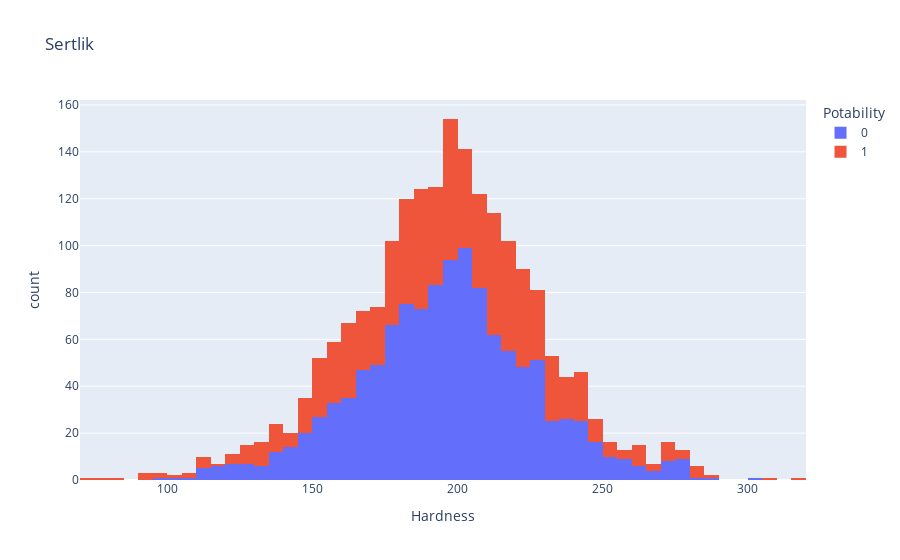

This figure's notebook cell:
### Code cell
figure = px.histogram(df, x = "Hardness", 
                      color = "Potability", 
                      title= "Sertlik")
figure.show()

### Figure 1 — Plotly figure (JSON) as saved in the notebook; plotly's stock layout.template omitted (floating-point values rounded to 4 significant figures; data arrays with more than 128 entries replaced by an {"elided": "..."} marker saying what was removed)
{"data": [{"alignmentgroup": "True", "bingroup": "x", "hovertemplate": "Potability=0<br>Hardness=%{x}<br>count=%{y}<extra></extra>", "legendgroup": "0", "marker": {"color": "#636efa", "pattern": {"shape": ""}}, "name": "0", "offsetgroup": "0", "orientation": "v", "showlegend": true, "type": "histogram", "x": {"elided": "1200 float values"}, "xaxis": "x", "yaxis": "y"}, {"alignmentgroup": "True", "bingroup": "x", "hovertemplate": "Potability=1<br>Hardness=%{x}<br>count=%{y}<extra></extra>", "legendgroup": "1", "marker": {"color": "#EF553B", "pattern": {"shape": ""}}, "name": "1", "offsetgroup": "1", "orientation": "v", "showlegend": true, "type": "histogram", "x": {"elided": "811 float values"}, "xaxis": "x", "yaxis": "y"}], "layout": {"barmode": "relative", "legend": {"title": {"text": "Potability"}, "tracegroupgap": 0}, "title": {"text": "Sertlik"}, "xaxis": {"anchor": "y", "domain": [0, 1], "title": {"text": "Hardness"}}, "yaxis": {"anchor": "x", "domain": [0, 1], "title": {"text": "count"}}}}
